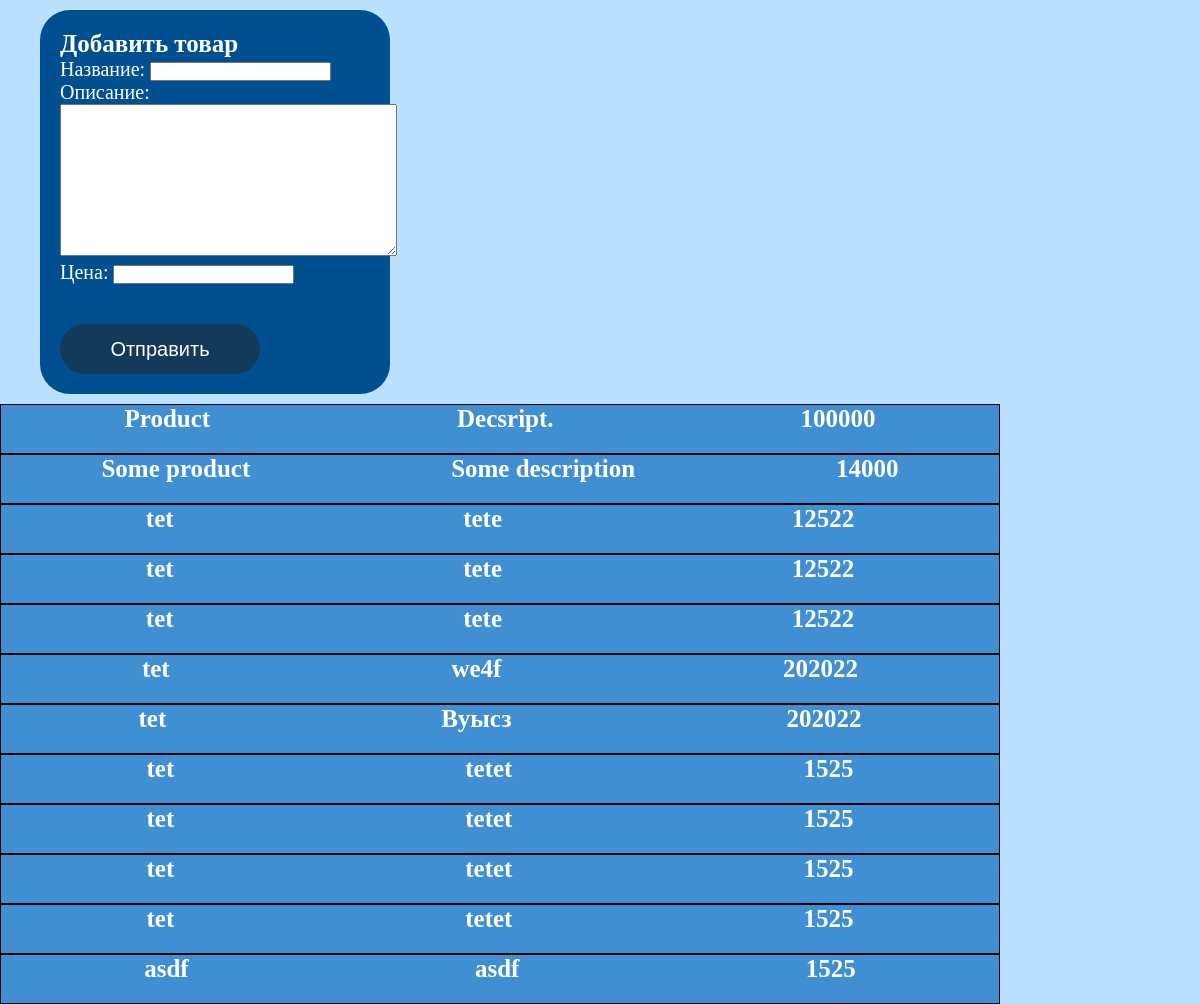
Before: / with the older database file.
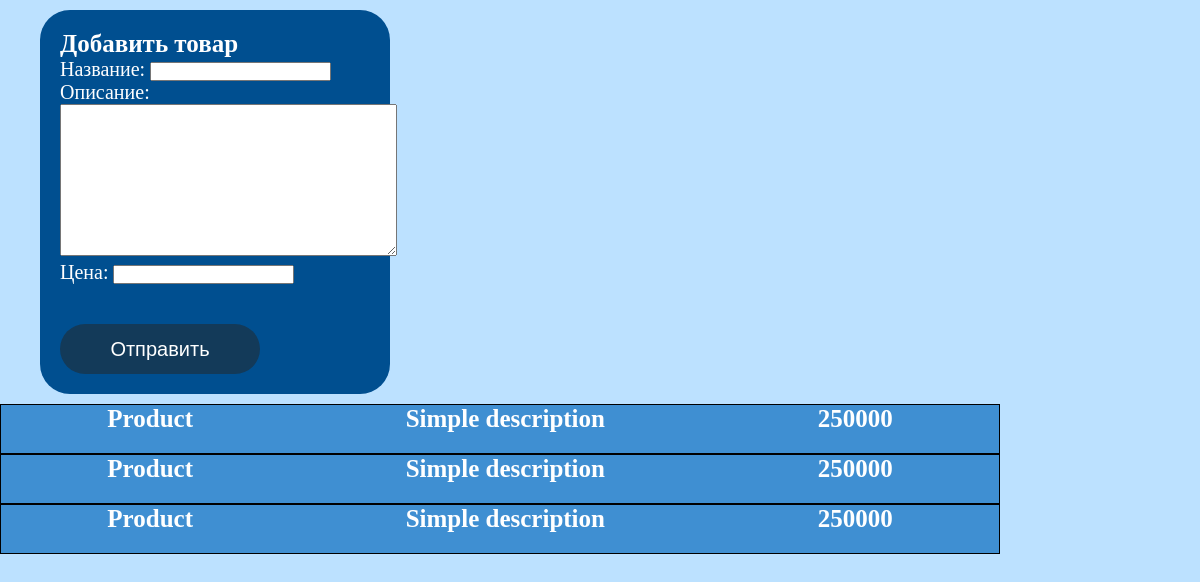
After: the same page with the newer database file.
### products/models.py (models this page shows)
class Product(models.Model):
    name = models.CharField(max_length=255, null=False, blank=False, verbose_name="Название")
    description = models.TextField(null=False, blank=False, verbose_name="Описание")
    price = models.PositiveIntegerField(null=False, blank=False, verbose_name="Цена")
    class Meta:
        verbose_name = "Товар"
        verbose_name_plural = "Товары"

### products/views.py (the view)
# urls.py: path('', products_list, name='products_list'),
def products_list(request):
    products = Product.objects.all()
    form = AddProductForm()
    return render(request, 'index.html', {"form": form, "products": products})

### products/forms.py
class AddProductForm(forms.Form):
    name = forms.CharField(max_length=255, label="Название")
    description = forms.CharField(widget=forms.Textarea, label="Описание")
    price = forms.CharField(max_length=255, label="Цена")

### templates/index.html (shortened to what this page needs)
{% load static %}
<!DOCTYPE html>
<html lang="en">
<head>
    <link type="text/css" href="{% static 'css/styles.css' %}" rel="stylesheet">
</head>
<body>
    <div class="main_wraper">
        <div class="form_wrapper">
            <form id="add_product_form">
                <span class="add_product_title">Добавить товар</span>
                {{ form.as_p }}
                <button type="submit" id="add_product_btn" href='{% url "products:product_add" %}'>Отправить</button>
            </form>
        </div>
        <div id="products_list">
            {% include "includes/products.html" %}
        </div>
    </div>
</body>
</html>

### templates/includes/products.html
{% load static %}
{% for product in products %}
<div class="product_wrapper">
    <span class="product_name">{{ product.name }}</span>
    <text class="product_description">{{ product.description }}</text>
    <span class="product_price">{{ product.price }}</span>
</div>
{% endfor %}

### products/static/css/styles.css (style rules this page uses)
html { box-sizing: border-box; }
*, *::after, *::before { box-sizing: inherit; margin: 0; padding: 0; }
body { width: 100%; height: 100vh; overflow: scroll; background-color: #bce1ff; }
.form_wrapper { float: left; align-items: center; }
#add_product_form { width: 350px; border-radius: 30px; background-color: #004f90; color: white; font-size: 20px; margin: 10px 40px 10px 40px; padding: 20px; position: sticky; top: 10px; }
.add_product_title { font-size: 25px; font-weight: bold; color: white; margin: 10 auto; }
#add_product_btn { margin-top: 40px; background-color: #133a59; color: white; font-size: 20px; border-width: 0; width: 200px; height: 50px; border-radius: 25px; }
#products_list { width: 1000px; margin: 10 auto; float: left; }
.product_wrapper { background-color: #3F8FD2; border: 1px solid black; min-height: 50px; display: flex; justify-content: space-around; }
.product_name, .product_description, .product_price { font-size: 25px; color: white; font-weight: bold; }
.product_description { max-width: 300px; }

Changed rows visible on the page:
removed Product: name "tet", description "tete", price "12522"
removed Product: name "tet", description "tete", price "12522"
removed Product: name "tet", description "tete", price "12522"
removed Product: name "tet", description "we4f", price "202022"
removed Product: name "tet", description "Вуысз", price "202022"
removed Product: name "tet", description "tetet", price "1525"
removed Product: name "tet", description "tetet", price "1525"
removed Product: name "tet", description "tetet", price "1525"
removed Product: name "tet", description "tetet", price "1525"
removed Product: name "asdf", description "asdf", price "1525"
changed Product (number 1 of 3 on the later page): description "Decsript." → "Simple description"; price "100000" → "250000"
changed Product (number 2 of 3 on the later page): name "Some product" → "Product"; description "Some description" → "Simple description"; price "14000" → "250000"
added Product: name "Product", description "Simple description", price "250000"
